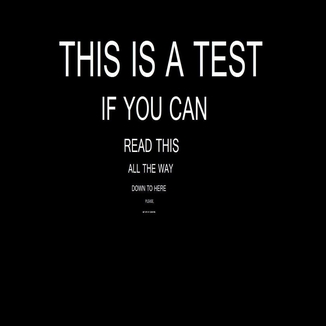
%> input picture text.jpg, 326 x 326 px
$ octave 'MATLAB image dilation and erosion.m'   (GNU Octave 9; MATLAB toolbox functions it lacks are replaced by stand-ins)
%> lines starting %> are read from the running program, lines starting %| are printed output that depends on the picture

%Implement dilation and erosion on image,
%Use strel function with different shape type and parameters. And compare results

%dilation
f=imread("text.jpg");
%> f is the input picture: size 326x326x3 uint8; mean R, G, B 7.5, 7.5, 7.5
subplot(2,3,1)
imshow(f);
title("Original Image");

b=[0 1 0; 1 1 1; 0 1 0];
g =imdilate(f,b);
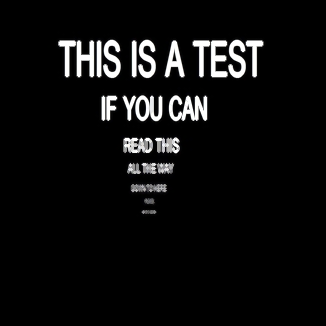
%> g: size 326x326x3 uint8; mean R, G, B 13.4, 13.5, 13.5
subplot(2,3,2)
imshow(g);
title("Image into Binary");

b=strel("diamond",5);
g1 =imdilate(f,b);
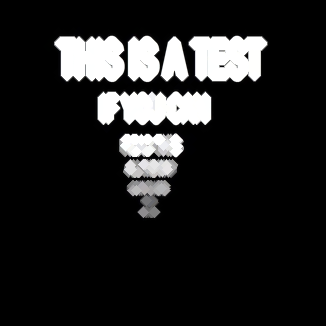
%> g1: size 326x326x3 uint8; mean R, G, B 31.8, 31.8, 31.9
subplot(2,3,3)
imshow(g1);
title("Diamond Shape");

b=strel("disk",5);
g2 =imdilate(f,b);
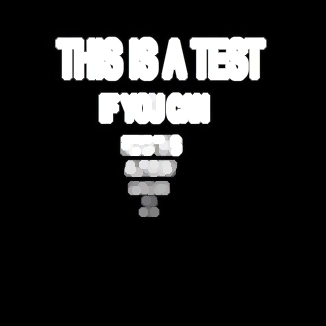
%> g2: size 326x326x3 uint8; mean R, G, B 30.9, 30.9, 30.9
subplot(2,3,4)
imshow(g2);
title("Disk Shape");

b=strel("Square",5);
g3 =imdilate(f,b);
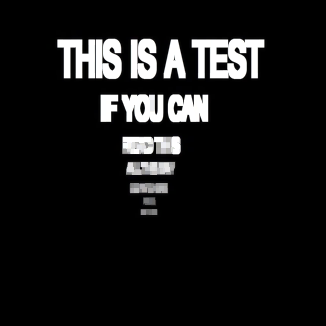
%> g3: size 326x326x3 uint8; mean R, G, B 21.4, 21.4, 21.5
subplot(2,3,5)
imshow(g3);
title("Square Shape");

b=strel("rectangle",[2 4]);
g4 =imdilate(f,b);
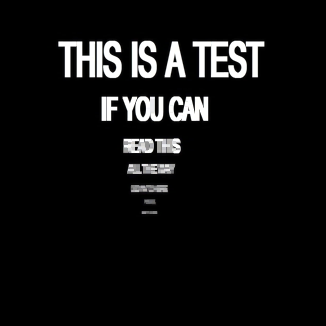
%> g4: size 326x326x3 uint8; mean R, G, B 15.5, 15.5, 15.6
subplot(2,3,6)
imshow(g4);
title("Rectangle Shape");


%erosion

f=imread("text.jpg");
subplot(2,3,1)
imshow(f);
title("Original Image");

b=strel("diamond",5);
g1 =imdilate(f,b);
subplot(2,3,2)
imshow(g1);
title("Diamond Shape");

b=strel("disk",5);
g2 =imdilate(f,b);
subplot(2,3,3)
imshow(g2);
title("Disk Shape");

b=strel("square",5);
g3 =imdilate(f,b);
subplot(2,3,4)
imshow(g3);
title("Square Shape");

b=strel("rectangle",[2 4]);
g4 =imdilate(f,b);
subplot(2,3,5)
imshow(g4);
title("Rectangle Shape");
